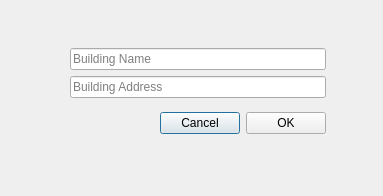
<?xml version="1.0" encoding="UTF-8"?>
<ui version="4.0">
 <class>AddBuildingWindow</class>
 <widget class="QDialog" name="AddBuildingWindow">
  <property name="geometry">
   <rect>
    <x>0</x>
    <y>0</y>
    <width>383</width>
    <height>196</height>
   </rect>
  </property>
  <property name="windowTitle">
   <string>Dialog</string>
  </property>
  <widget class="QWidget" name="">
   <property name="geometry">
    <rect>
     <x>70</x>
     <y>40</y>
     <width>256</width>
     <height>102</height>
    </rect>
   </property>
   <layout class="QVBoxLayout" name="verticalLayout_2">
    <item>
     <layout class="QVBoxLayout" name="verticalLayout">
      <item>
       <layout class="QHBoxLayout" name="horizontalLayout">
        <item>
         <widget class="QLineEdit" name="buildingNameLineEdit">
          <property name="minimumSize">
           <size>
            <width>250</width>
            <height>0</height>
           </size>
          </property>
          <property name="placeholderText">
           <string>Building Name</string>
          </property>
         </widget>
        </item>
       </layout>
      </item>
      <item>
       <layout class="QHBoxLayout" name="horizontalLayout_2">
        <item>
         <widget class="QLineEdit" name="buildingAddressLineEdit">
          <property name="minimumSize">
           <size>
            <width>250</width>
            <height>0</height>
           </size>
          </property>
          <property name="placeholderText">
           <string>Building Address</string>
          </property>
         </widget>
        </item>
       </layout>
      </item>
     </layout>
    </item>
    <item>
     <layout class="QHBoxLayout" name="horizontalLayout_3">
      <item>
       <spacer name="horizontalSpacer">
        <property name="orientation">
         <enum>Qt::Horizontal</enum>
        </property>
        <property name="sizeHint" stdset="0">
         <size>
          <width>40</width>
          <height>20</height>
         </size>
        </property>
       </spacer>
      </item>
      <item>
       <widget class="QPushButton" name="CancelPushButton">
        <property name="maximumSize">
         <size>
          <width>100</width>
          <height>16777215</height>
         </size>
        </property>
        <property name="text">
         <string>Cancel</string>
        </property>
       </widget>
      </item>
      <item>
       <widget class="QPushButton" name="OKPushButton">
        <property name="maximumSize">
         <size>
          <width>100</width>
          <height>16777215</height>
         </size>
        </property>
        <property name="text">
         <string>OK</string>
        </property>
       </widget>
      </item>
     </layout>
    </item>
   </layout>
  </widget>
 </widget>
 <tabstops>
  <tabstop>OKPushButton</tabstop>
  <tabstop>CancelPushButton</tabstop>
  <tabstop>buildingNameLineEdit</tabstop>
  <tabstop>buildingAddressLineEdit</tabstop>
 </tabstops>
 <resources/>
 <connections/>
</ui>
